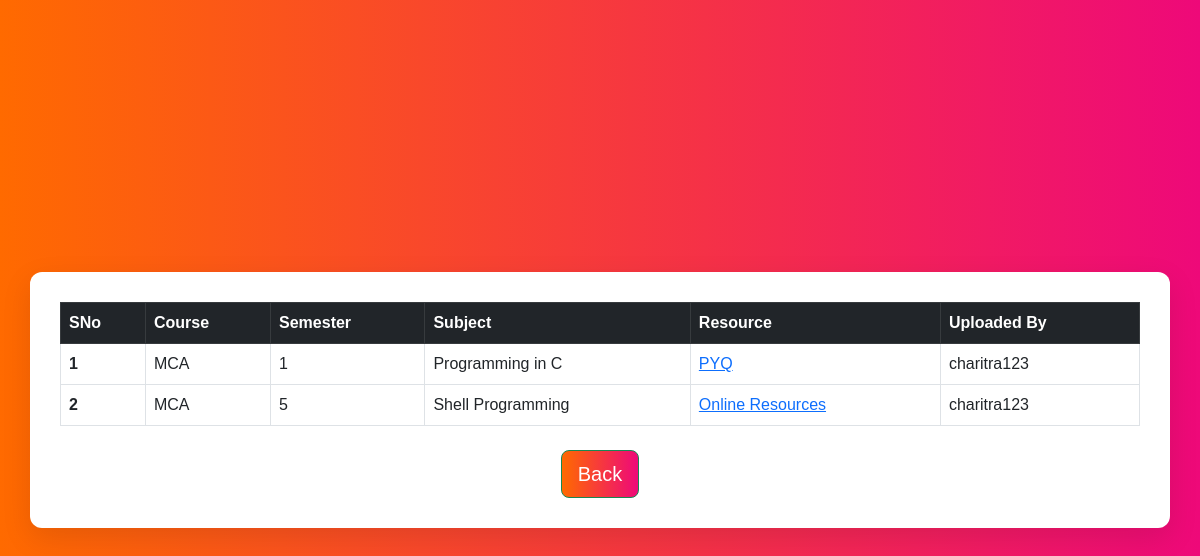
The page /view/ (signed in) on the database as committed earlier.
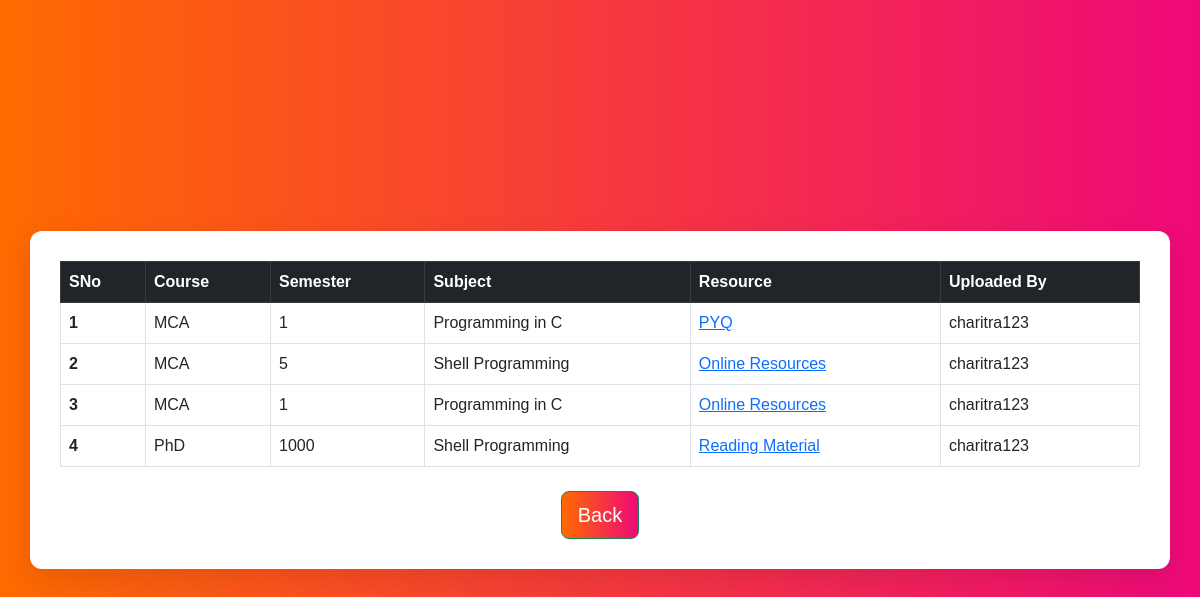
The same page on the database as committed later.
### app/models.py (models this page shows, shortened)
class Resource(models.Model):
    user = models.ForeignKey(User, on_delete=models.CASCADE)
    subject = models.ForeignKey(Subject, on_delete=models.CASCADE)
    resource_link = models.CharField(max_length=1000)
    resource_type = models.CharField(max_length=1000, choices=RESOURCES_TYPE_CHOICES)

class Subject(models.Model):
    semester = models.ForeignKey(Semester, on_delete=models.CASCADE)
    subject_code = models.CharField(max_length=10)
    subject_name = models.CharField(max_length=200)

class Semester(models.Model):
    course = models.ForeignKey(Course, on_delete=models.CASCADE)
    semester_number = models.IntegerField(choices=SEMESTER_CHOICES)

class Course(models.Model):
    course_name = models.CharField(max_length=100, choices=COURSE_CHOICES)

### app/views.py (the view)
# urls.py: path('view/', views.viewPage, name='view'),
@login_required(login_url="signin")
def viewPage(req):
    resources = Resource.objects.filter(user=req.user)
    return render(req, 'view.html', context={
        "resources": resources
    })

### app/templates/view.html (shortened to what this page needs)
<!DOCTYPE html>
<html lang="en">
  <head>
    <link
      href="https://cdn.jsdelivr.net/npm/bootstrap@5.3.0/dist/css/bootstrap.min.css"
      rel="stylesheet"
    />
  </head>
  <body>
    <div class="container">
      {% if isfound == False %}
        <span>No data is found!!</span>
      {% else %}
        <table class="table table-bordered">
          <thead class="table-dark">
            <tr>
              <th scope="col">SNo</th>
              <th scope="col">Course</th>
              <th scope="col">Semester</th>
              <th scope="col">Subject</th>
              <th scope="col">Resource</th>
              <th scope="col">Uploaded By</th>
            </tr>
          </thead>
          <tbody>
              {% for res in resources %}
                  <tr>
                      <th scope="row">{{forloop.counter}}</th>
                      <td>{{res.subject.semester.course.course_name}}</td>
                      <td>{{res.subject.semester.semester_number}}</td>
                      <td>{{res.subject.subject_name}}</td>
                      <td>
                          <a target="_blank" href="{{res.resource_link}}">{{res.resource_type}}</a>
                      </td>
                      <td>{{res.user.username}}</td>
                  </tr>
              {% endfor %}
          </tbody>
        </table>
      {% endif %}
      <div class="col-12 text-center mt-4">
        <a href="{% url 'home' %}"
          ><button type="button" class="btn btn-lg btn-success">
            Back
          </button></a
        >
      </div>
    </div>
  </body>
</html>

### app/templates/view.html (style rules this page uses)
body { background: linear-gradient(to right, #ff6a00, #ee0979); min-height: 100vh; display: flex; align-items: center; justify-content: center; font-family: "Arial", sans-serif; }
.container { background-color: white; border-radius: 12px; padding: 30px; box-shadow: 0px 10px 30px rgba(0, 0, 0, 0.1); max-width: 7 0%; width: 100%; }
.btn { background: linear-gradient(to right, #ff6a00, #ee0979); }

Rows that differ between the two databases and show on the page:
added Resource: subject.semester.course.course_name "MCA", subject.semester.semester_number "1", subject.subject_name "Programming in C", resource_type "Online Resources", user.username "charitra123"
added Resource: subject.semester.course.course_name "PhD", subject.semester.semester_number "1000", subject.subject_name "Shell Programming", resource_type "Reading Material", user.username "charitra123"
